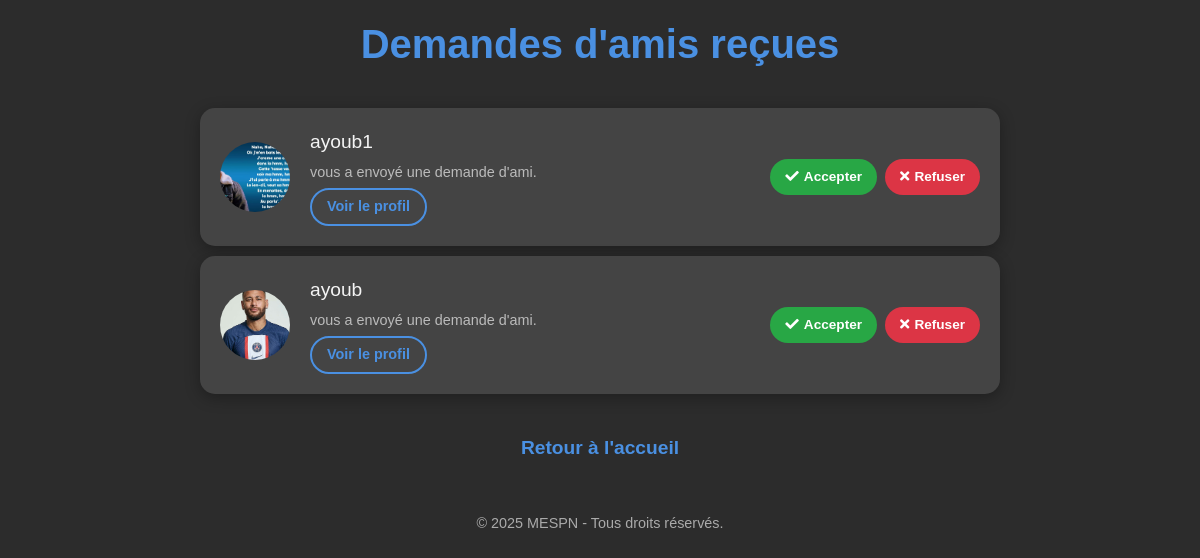
Screenshot of /friend_requests (signed in) with the database file from the repository.
### models.py (models this page shows)
class FriendRequest(db.Model):
    id = db.Column(db.Integer, primary_key=True)
    sender_id = db.Column(db.Integer, db.ForeignKey('user.id'), nullable=False)
    receiver_id = db.Column(db.Integer, db.ForeignKey('user.id'), nullable=False)
    status = db.Column(db.String(20), default='pending')  # pending, accepted, rejected
    timestamp = db.Column(db.DateTime, default=db.func.current_timestamp())
    sender = db.relationship('User', foreign_keys=[sender_id])
    receiver = db.relationship('User', foreign_keys=[receiver_id])

class User(UserMixin, db.Model):
    id = db.Column(db.Integer, primary_key=True)
    username = db.Column(db.String(150), unique=True, nullable=False)
    email = db.Column(db.String(150), unique=True, nullable=False)  # Nouveau champ
    phone_number = db.Column(db.String(20), unique=True, nullable=False)  # Nouveau champ
    password = db.Column(db.String(150), nullable=False)
    profile_picture = db.Column(db.String(200))
    bio = db.Column(db.Text)

### app.py (the view)
@app.route('/friend_requests', methods=['GET'])
@login_required
def friend_requests():
    requests = FriendRequest.query.filter_by(receiver_id=current_user.id, status='pending').all()
    return render_template('friend_requests.html', requests=requests)

### app.py (called while the page is built)
@login_manager.user_loader
def load_user(user_id):
    return db.session.get(User, int(user_id))  # Correctif pour éviter LegacyAPIWarning

@app.context_processor
def inject_profile_picture():
    def get_profile_picture(user):
        if user.profile_picture and os.path.exists(user.profile_picture):
            return url_for('static', filename=f"photos_profil/{os.path.basename(user.profile_picture)}")
        return url_for('static', filename='icone-profil-avatar-par-defaut-image-utilisateur-medias-sociaux-icone-avatar-gris-silhouette-profil-vierge-illustration-vectorielle_561158-3467.avif')
    return dict(get_profile_picture=get_profile_picture)

### templates/friend_requests.html (shortened to what this page needs)
<!DOCTYPE html>
<html lang="fr">
<head>
    <link href="https://cdn.jsdelivr.net/npm/bootstrap@5.1.3/dist/css/bootstrap.min.css" rel="stylesheet">
    <link rel="stylesheet" href="https://cdnjs.cloudflare.com/ajax/libs/font-awesome/5.15.4/css/all.min.css">
</head>
<body class="dark-mode">
    <h1>Demandes d'amis reçues</h1>
    <ul class="list-unstyled">
        {% for req in requests %}
            <li class="friend-request d-flex">
                <img src="{{ req.sender.profile_picture or url_for('static', filename='icone-profil-avatar-par-defaut-image-utilisateur-medias-sociaux-icone-avatar-gris-silhouette-profil-vierge-illustration-vectorielle_561158-3467.avif') }}" alt="Avatar">
                <div class="info">
                    <strong>{{ req.sender.username }}</strong>
                    <p>vous a envoyé une demande d'ami.</p>
                    <a href="{{ url_for('view_profile', user_id=req.sender.id) }}" class="btn btn-link">
                        Voir le profil
                    </a>
                </div>
                <form method="POST" action="{{ url_for('respond_to_request', request_id=req.id) }}" class="d-flex">
                    <button type="submit" name="action" value="accept" class="accept btn">
                        <i class="fas fa-check"></i> Accepter
                    </button>
                    <button type="submit" name="action" value="reject" class="reject btn ms-2">
                        <i class="fas fa-times"></i> Refuser
                    </button>
                </form>
            </li>
        {% endfor %}
    </ul>
    <a href="{{ url_for('index') }}" class="back-home">Retour à l'accueil</a>
    <footer>
        &copy; 2025 MESPN - Tous droits réservés.
    </footer>
</body>
</html>

### templates/friend_requests.html (style rules this page uses)
body { font-family: 'Poppins', sans-serif; background-color: #f4f7fa; color: #333; padding: 20px; margin: 0; transition: background-color 0.3s ease, color 0.3s ease; }
body.dark-mode { background-color: #2c2c2c; color: #f4f4f4; }
h1 { text-align: center; color: #007bff; margin-bottom: 40px; font-size: 2.5rem; font-weight: 600; }
body.dark-mode h1 { color: #4a90e2; }
.friend-request { background-color: #fff; border-radius: 15px; box-shadow: 0 4px 10px rgba(0, 0, 0, 0.1); padding: 20px; display: flex; align-items: center; justify-content: space-between; margin-bottom: 20px; transition: transform 0.3s ease, box-shadow 0.3s ease; max-width: 800px; margin: 10px auto; }
body.dark-mode .friend-request { background-color: #444; box-shadow: 0 4px 15px rgba(0, 0, 0, 0.3); }
.friend-request img { border-radius: 50%; width: 70px; height: 70px; object-fit: cover; margin-right: 20px; }
.friend-request .info { flex-grow: 1; }
.friend-request .info strong { font-size: 1.2rem; color: #333; font-weight: 500; }
body.dark-mode .friend-request .info strong { color: #f4f4f4; }
.friend-request .info p { margin: 5px 0 0; color: #777; font-size: 0.9rem; }
body.dark-mode .friend-request .info p { color: #bbb; }
.friend-request button { border: none; padding: 8px 15px; border-radius: 30px; font-size: 0.85rem; font-weight: bold; transition: all 0.3s ease; display: flex; align-items: center; }
.friend-request button.accept { background-color: #28a745; color: #fff; }
.friend-request button.reject { background-color: #dc3545; color: #fff; }
.friend-request button i { margin-right: 5px; }
.friend-request .info a.btn-link { text-decoration: none; color: #007bff; font-size: 0.9rem; font-weight: 600; background-color: transparent; border: 2px solid #007bff; padding: 6px 15px; border-radius: 25px; transition: all 0.3s ease; margin-top: 5px; }
body.dark-mode .friend-request .info a.btn-link { color: #4a90e2; border-color: #4a90e2; }
a.back-home { display: block; text-align: center; font-size: 1.2rem; color: #007bff; text-decoration: none; margin-top: 40px; font-weight: 600; }
body.dark-mode a.back-home { color: #4a90e2; }
footer { text-align: center; margin-top: 50px; color: #777; font-size: 0.9rem; }
body.dark-mode footer { color: #aaa; }

### rows the page displays
FriendRequest: sender (placeholder picture), sender.username "ayoub1"
FriendRequest: sender (picture), sender.username "ayoub"
